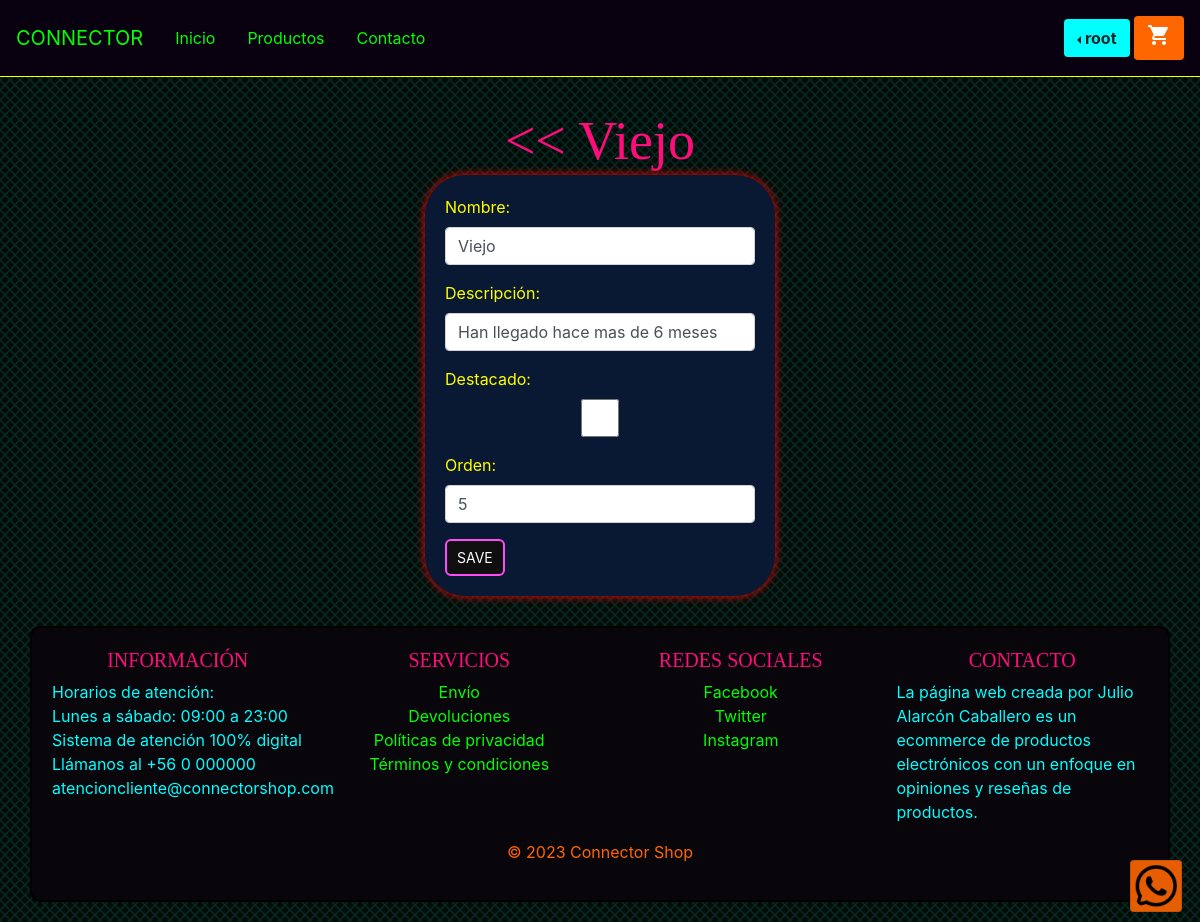
Screenshot of /tag/6/edit/ (signed in) with the database file from the repository.
### connectorshop/models.py (models this page shows, shortened)
class Tag(models.Model):
    name = models.CharField(max_length=50)
    description = models.TextField(blank=True)
    highlighted = models.BooleanField(default=False)
    order = models.IntegerField(default=0)
    created_at = models.DateTimeField(auto_now_add=True)
    updated_at = models.DateTimeField(auto_now=True)

### connectorshop/views.py (the view)
# urls.py: path('tag/<int:pk>/edit/', views.tag_edit, name='tag_edit'),
@superuser_required
def tag_edit(request, pk):
    tag = Tag.objects.get(id=pk)
    if request.method == 'POST':
        form = TagForm(request.POST, instance=tag)
        if form.is_valid():
            form.save()
            return redirect('tag_detail', pk=pk)
    else:
        form = TagForm(instance=tag)
    context = {
        'tag': tag,
        'form': form,
        'title': 'Editar Tag'
    }
    return render(request, 'tags/tag_edit.html', context)

### connectorshop/forms.py
class TagForm(forms.ModelForm):
    class Meta:
        model = Tag
        fields = ['name', 'description', 'highlighted', 'order']
        labels = {
            'name': 'Nombre',
            'description': 'Descripción',
            'highlighted': 'Destacado',
            'order': 'Orden',
        }
        widgets = {
            'name': forms.TextInput(attrs={'class': 'form-control'}),
            'description': forms.TextInput(attrs={'class': 'form-control'}),
            'highlighted': forms.CheckboxInput(attrs={'class': 'form-control'}),
            'order': forms.NumberInput(attrs={'class': 'form-control'})
        }

### connectorshop/views.py (called while the page is built)
def superuser_required(view_func):
    decorated_view_func = user_passes_test(lambda u: u.is_superuser, login_url='/')(view_func)
    return decorated_view_func

### connectorshop/templates/tags/tag_edit.html
{% extends 'base.html' %} {% block content %}
<div class="button-center">
	<a href="{% url 'tag_list' %}"><h1> << {{ tag.name }}</h1></a>
</div>
<div class="container-fluid centered">
	<div class="row">
		<div class="card-edit">
			<div class="card-body">
				<form method="post">
					{% csrf_token %} {{ form.as_p }}
					<button class="cyberpunk-button" type="submit">Save</button>
				</form>
			</div>
		</div>
	</div>
</div>
{% endblock %}

### connectorshop/templates/base.html (shortened to what this page needs)
<!DOCTYPE html>
<html lang="en">
	<head>
		<link rel="stylesheet" href="https://cdnjs.cloudflare.com/ajax/libs/animate.css/4.1.1/animate.min.css" />
		<link
			rel="stylesheet"
			href="https://stackpath.bootstrapcdn.com/bootstrap/4.4.1/css/bootstrap.min.css"
		/>
		<link rel="stylesheet" href="https://cdn.jsdelivr.net/npm/sweetalert2@10.2.0/dist/sweetalert2.min.css" />
	</head>
	<div class="card background-orange mx-2 position-fixed" style="right: 10px; bottom: 10px; z-index: 9999; opacity: 0.9">
		<a href="https://wa.me/560000000" target="_blank">
			<img src="/media/images/contact/whatsapp-icon.png" alt="Iniciar chat en WhatsApp" style="background-size: cover; border-radius: 50%; width: 50px; height: 50px; border: none;">
		</a>
	</div>
	<body>
		<nav class="navbar navbar-expand-lg py-3">
			<a class="navbar-brand text-orange" href="/products">CONNECTOR</a>
			<a class="nav-link" href="/home">Inicio</a>
			<a class="nav-link" href="/products">Productos</a>
			<a class="nav-link" href="/contact">Contacto</a>
			<div class="dropdown ml-auto dropleft">
				{% if request.user.is_authenticated %}
				<button class="btn dropdown-toggle background-cyan bold" type="button" id="dropdownMenuButton" data-bs-toggle="dropdown" aria-expanded="false">{{ user.username }}</button>
				<button class="btn background-orange text-white bold"><i class="material-icons">shopping_cart</i></button>
				{% else %}
				<a class="btn btn-primary text-right" href="{% url 'index' %}">Iniciar sesión</a>
				{% endif %}
			</div>
		</nav>
		<br /><br />
		{% block content %} {% endblock %}
	</body>
	<footer class="footer">
		<div class="container" id="footer_container">
			<div class="row">
				<div class="col-md-3">
					<h5 class="text-uppercase">Información</h5>
					<p class="text-aqua">
						Horarios de atención:<br />Lunes a sábado: 09:00 a 23:00<br />
						Sistema de atención 100% digital<br />Llámanos al +56 0 000000<br />
						atencioncliente@connectorshop.com
					</p>
				</div>
				<div class="col-md-3">
					<h5 class="text-uppercase">Servicios</h5>
					<ul class="list-unstyled text-center">
						<li><a href="#">Envío</a></li>
						<li><a href="#">Devoluciones</a></li>
						<li><a href="#">Políticas de privacidad</a></li>
						<li><a href="#">Términos y condiciones</a></li>
					</ul>
				</div>
				<div class="col-md-3">
					<h5 class="text-uppercase">Redes sociales</h5>
					<ul class="list-unstyled text-center">
						<li><a href="#">Facebook</a></li>
						<li><a href="#">Twitter</a></li>
						<li><a href="#">Instagram</a></li>
					</ul>
				</div>
				<div class="col-md-3">
					<h5 class="text-uppercase">Contacto</h5>
					<p class="text-aqua">La página web creada por Julio Alarcón Caballero es un ecommerce de productos electrónicos con un enfoque en opiniones y reseñas de productos.</p>
				</div>
			</div>
			<div class="row">
				<div class="col text-center text-orange">
					<p>&copy; 2023 Connector Shop</p>
				</div>
			</div>
		</div>
	</footer>
</html>
<link rel="stylesheet" type="text/css" href="/media/styles/style_base.css" />

### media/styles/style_base.css (style rules this page uses)
h1, h2, h3, h4, h5 { font-family: Georgia, Times, serif; color: rgb(255, 13, 122); text-align: center; }
h1 { font-size: 54px; }
.button-center { display: flex; justify-content: center; align-items: center; height: 5vh; }
.card-edit { background-color: #091833; border-radius: 40px; box-shadow: 0px 0px 10px red; margin: 10px auto; min-width: 350px; }
body { background-image: url("/media/images/fondo.png"); }
nav { background-color: #090010; border-bottom: 1px solid yellow; }
label { color: yellow; }
a:link { color: #00ff00; }
.text-aqua { color: aqua; }
.text-orange { color: #ff6600; }
.text-white { color: white; }
.background-orange { background-color: #ff6600; }
.background-cyan { background-color: cyan; }
.bold { font-weight: bold; }
li { color: white; }
.container-fluid.centered { display: flex; justify-content: center; align-items: center; }
.cyberpunk-button { background-color: #0f0f0f; color: #ffffff; border: 2px solid #ff4af9; border-radius: 6px; font-size: 14px; padding: 6px 10px; text-transform: uppercase; transition: all 0.3s ease-in-out; }
#footer_container { background-color: #08050b; border: 2px solid black; border-radius: 10px; padding: 20px; margin: 20px auto; }
input { background-color: #0f0f0f; color: #ffffff; border: 2px solid #00ff11; border-radius: 6px; font-size: 14px; padding: 6px 10px; transition: all 0.3s ease-in-out; }

### rows the page displays
Tag: name "Viejo", description "Han llegado hace mas de 6 meses", order "5"

### other values shown
{{ user.username }} "root"
